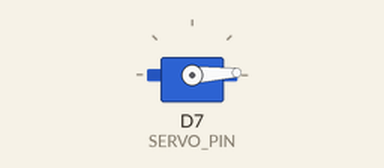
The sketch below on a simulated ESP8266 (NodeMCU). On the bench: servo.

Above: at 0.05 s.
At 0.45 s:
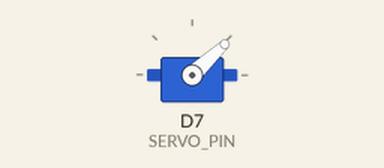
At 0.9 s:
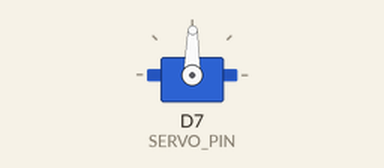
At 1.8 s:
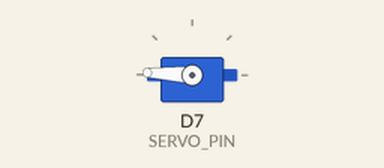
Timing chart, 0 to 4.2 s (numbered marks = the images above):
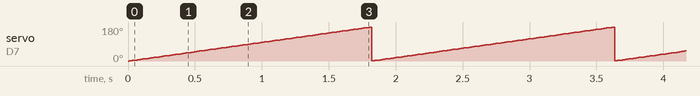

Measured:
- by itself, servo on D7 (SERVO_PIN): ramps from 1° to 179° and jumps back, once every 1.8 s

The sketch:

servo.ino.ino
```cpp
#include <Servo.h>
#include <ArduinoOTA.h>
#define SERVO_PIN D7

Servo myservo;

void setup()
{
  ArduinoOTA.begin();
  myservo.attach(SERVO_PIN);
}

int posizione = 0;
void loop()
{
  ArduinoOTA.handle();
  myservo.write(posizione);              // tell servo to go to position in variable 'pos'
  delay(10);
  posizione++;
  if (posizione == 180)
    posizione = 0;
}
```
